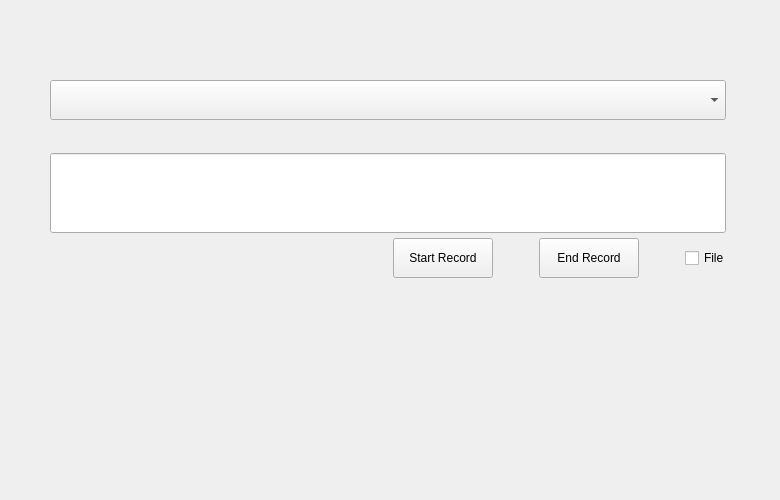
<?xml version="1.0" encoding="UTF-8"?>
<ui version="4.0">
 <class>MainUI</class>
 <widget class="QDialog" name="MainUI">
  <property name="geometry">
   <rect>
    <x>0</x>
    <y>0</y>
    <width>780</width>
    <height>500</height>
   </rect>
  </property>
  <property name="windowTitle">
   <string notr="true">登录</string>
  </property>
  <layout class="QHBoxLayout">
   <property name="spacing">
    <number>0</number>
   </property>
   <property name="leftMargin">
    <number>0</number>
   </property>
   <property name="topMargin">
    <number>0</number>
   </property>
   <property name="rightMargin">
    <number>0</number>
   </property>
   <property name="bottomMargin">
    <number>0</number>
   </property>
   <item>
    <widget class="QWidget" name="ParserBg" native="true">
     <property name="minimumSize">
      <size>
       <width>780</width>
       <height>500</height>
      </size>
     </property>
     <layout class="QVBoxLayout" name="verticalLayout">
      <property name="spacing">
       <number>5</number>
      </property>
      <property name="leftMargin">
       <number>10</number>
      </property>
      <property name="topMargin">
       <number>30</number>
      </property>
      <property name="rightMargin">
       <number>10</number>
      </property>
      <property name="bottomMargin">
       <number>5</number>
      </property>
      <item>
       <layout class="QHBoxLayout" name="horizontalLayout_5">
        <item>
         <spacer name="horizontalSpacer_10">
          <property name="orientation">
           <enum>Qt::Horizontal</enum>
          </property>
          <property name="sizeHint" stdset="0">
           <size>
            <width>40</width>
            <height>20</height>
           </size>
          </property>
         </spacer>
        </item>
        <item>
         <widget class="QPushButton" name="btnQuit">
          <property name="minimumSize">
           <size>
            <width>12</width>
            <height>12</height>
           </size>
          </property>
          <property name="maximumSize">
           <size>
            <width>12</width>
            <height>12</height>
           </size>
          </property>
          <property name="focusPolicy">
           <enum>Qt::NoFocus</enum>
          </property>
          <property name="text">
           <string/>
          </property>
          <property name="flat">
           <bool>true</bool>
          </property>
         </widget>
        </item>
        <item>
         <spacer name="horizontalSpacer_11">
          <property name="orientation">
           <enum>Qt::Horizontal</enum>
          </property>
          <property name="sizeType">
           <enum>QSizePolicy::Fixed</enum>
          </property>
          <property name="sizeHint" stdset="0">
           <size>
            <width>40</width>
            <height>20</height>
           </size>
          </property>
         </spacer>
        </item>
       </layout>
      </item>
      <item>
       <widget class="QWidget" name="msgWidget" native="true">
        <property name="sizePolicy">
         <sizepolicy hsizetype="Fixed" vsizetype="Fixed">
          <horstretch>0</horstretch>
          <verstretch>0</verstretch>
         </sizepolicy>
        </property>
        <layout class="QHBoxLayout" name="horizontalLayout">
         <property name="spacing">
          <number>0</number>
         </property>
         <property name="leftMargin">
          <number>0</number>
         </property>
         <property name="topMargin">
          <number>0</number>
         </property>
         <property name="rightMargin">
          <number>0</number>
         </property>
         <property name="bottomMargin">
          <number>0</number>
         </property>
         <item>
          <spacer name="horizontalSpacer">
           <property name="orientation">
            <enum>Qt::Horizontal</enum>
           </property>
           <property name="sizeHint" stdset="0">
            <size>
             <width>40</width>
             <height>20</height>
            </size>
           </property>
          </spacer>
         </item>
         <item>
          <widget class="QLabel" name="msgLabel">
           <property name="text">
            <string/>
           </property>
           <property name="alignment">
            <set>Qt::AlignCenter</set>
           </property>
          </widget>
         </item>
         <item>
          <spacer name="horizontalSpacer_2">
           <property name="orientation">
            <enum>Qt::Horizontal</enum>
           </property>
           <property name="sizeHint" stdset="0">
            <size>
             <width>40</width>
             <height>20</height>
            </size>
           </property>
          </spacer>
         </item>
        </layout>
       </widget>
      </item>
      <item>
       <layout class="QHBoxLayout" name="horizontalLayout_3">
        <item>
         <spacer name="horizontalSpacer_3">
          <property name="orientation">
           <enum>Qt::Horizontal</enum>
          </property>
          <property name="sizeType">
           <enum>QSizePolicy::Fixed</enum>
          </property>
          <property name="sizeHint" stdset="0">
           <size>
            <width>40</width>
            <height>20</height>
           </size>
          </property>
         </spacer>
        </item>
        <item>
         <widget class="QWidget" name="widget_5" native="true">
          <property name="minimumSize">
           <size>
            <width>240</width>
            <height>0</height>
           </size>
          </property>
          <property name="maximumSize">
           <size>
            <width>16777215</width>
            <height>16777215</height>
           </size>
          </property>
          <layout class="QHBoxLayout" name="horizontalLayout_6">
           <property name="spacing">
            <number>2</number>
           </property>
           <property name="leftMargin">
            <number>0</number>
           </property>
           <property name="topMargin">
            <number>0</number>
           </property>
           <property name="rightMargin">
            <number>4</number>
           </property>
           <property name="bottomMargin">
            <number>0</number>
           </property>
           <item>
            <widget class="DSGUI::DSComboBox" name="comboBox">
             <property name="minimumSize">
              <size>
               <width>240</width>
               <height>40</height>
              </size>
             </property>
            </widget>
           </item>
          </layout>
         </widget>
        </item>
        <item>
         <spacer name="horizontalSpacer_4">
          <property name="orientation">
           <enum>Qt::Horizontal</enum>
          </property>
          <property name="sizeType">
           <enum>QSizePolicy::Fixed</enum>
          </property>
          <property name="sizeHint" stdset="0">
           <size>
            <width>40</width>
            <height>20</height>
           </size>
          </property>
         </spacer>
        </item>
       </layout>
      </item>
      <item>
       <spacer name="verticalSpacer">
        <property name="orientation">
         <enum>Qt::Vertical</enum>
        </property>
        <property name="sizeType">
         <enum>QSizePolicy::Fixed</enum>
        </property>
        <property name="sizeHint" stdset="0">
         <size>
          <width>20</width>
          <height>28</height>
         </size>
        </property>
       </spacer>
      </item>
      <item>
       <layout class="QHBoxLayout" name="horizontalLayout_2">
        <item>
         <spacer name="horizontalSpacer_5">
          <property name="orientation">
           <enum>Qt::Horizontal</enum>
          </property>
          <property name="sizeType">
           <enum>QSizePolicy::Fixed</enum>
          </property>
          <property name="sizeHint" stdset="0">
           <size>
            <width>40</width>
            <height>20</height>
           </size>
          </property>
         </spacer>
        </item>
        <item>
         <widget class="QWidget" name="widget_6" native="true">
          <property name="minimumSize">
           <size>
            <width>240</width>
            <height>0</height>
           </size>
          </property>
          <property name="maximumSize">
           <size>
            <width>16777215</width>
            <height>16777215</height>
           </size>
          </property>
          <layout class="QHBoxLayout" name="horizontalLayout_7">
           <property name="spacing">
            <number>2</number>
           </property>
           <property name="leftMargin">
            <number>0</number>
           </property>
           <property name="topMargin">
            <number>0</number>
           </property>
           <property name="rightMargin">
            <number>4</number>
           </property>
           <property name="bottomMargin">
            <number>0</number>
           </property>
           <item>
            <widget class="DSGUI::DSLineEdit" name="leResult">
             <property name="minimumSize">
              <size>
               <width>240</width>
               <height>80</height>
              </size>
             </property>
             <property name="mouseTracking">
              <bool>false</bool>
             </property>
             <property name="contextMenuPolicy">
              <enum>Qt::NoContextMenu</enum>
             </property>
             <property name="acceptDrops">
              <bool>false</bool>
             </property>
            </widget>
           </item>
          </layout>
         </widget>
        </item>
        <item>
         <spacer name="horizontalSpacer_6">
          <property name="orientation">
           <enum>Qt::Horizontal</enum>
          </property>
          <property name="sizeType">
           <enum>QSizePolicy::Fixed</enum>
          </property>
          <property name="sizeHint" stdset="0">
           <size>
            <width>40</width>
            <height>20</height>
           </size>
          </property>
         </spacer>
        </item>
       </layout>
      </item>
      <item>
       <spacer name="verticalSpacer_2">
        <property name="orientation">
         <enum>Qt::Vertical</enum>
        </property>
        <property name="sizeHint" stdset="0">
         <size>
          <width>20</width>
          <height>40</height>
         </size>
        </property>
       </spacer>
      </item>
      <item>
       <layout class="QHBoxLayout" name="horizontalLayout_4">
        <item>
         <spacer name="horizontalSpacer_8">
          <property name="orientation">
           <enum>Qt::Horizontal</enum>
          </property>
          <property name="sizeHint" stdset="0">
           <size>
            <width>40</width>
            <height>20</height>
           </size>
          </property>
         </spacer>
        </item>
        <item>
         <widget class="QPushButton" name="startRecordBtn">
          <property name="minimumSize">
           <size>
            <width>100</width>
            <height>40</height>
           </size>
          </property>
          <property name="maximumSize">
           <size>
            <width>16777215</width>
            <height>16777215</height>
           </size>
          </property>
          <property name="focusPolicy">
           <enum>Qt::NoFocus</enum>
          </property>
          <property name="text">
           <string>Start Record</string>
          </property>
         </widget>
        </item>
        <item>
         <spacer name="horizontalSpacer_7">
          <property name="orientation">
           <enum>Qt::Horizontal</enum>
          </property>
          <property name="sizeType">
           <enum>QSizePolicy::Fixed</enum>
          </property>
          <property name="sizeHint" stdset="0">
           <size>
            <width>40</width>
            <height>20</height>
           </size>
          </property>
         </spacer>
        </item>
        <item>
         <widget class="QPushButton" name="endRecordBtn">
          <property name="minimumSize">
           <size>
            <width>100</width>
            <height>40</height>
           </size>
          </property>
          <property name="maximumSize">
           <size>
            <width>16777215</width>
            <height>16777215</height>
           </size>
          </property>
          <property name="focusPolicy">
           <enum>Qt::NoFocus</enum>
          </property>
          <property name="text">
           <string>End Record</string>
          </property>
         </widget>
        </item>
        <item>
         <spacer name="horizontalSpacer_12">
          <property name="orientation">
           <enum>Qt::Horizontal</enum>
          </property>
          <property name="sizeType">
           <enum>QSizePolicy::Fixed</enum>
          </property>
          <property name="sizeHint" stdset="0">
           <size>
            <width>40</width>
            <height>20</height>
           </size>
          </property>
         </spacer>
        </item>
        <item>
         <widget class="QCheckBox" name="fileCheckBox">
          <property name="text">
           <string>File</string>
          </property>
         </widget>
        </item>
        <item>
         <spacer name="horizontalSpacer_9">
          <property name="orientation">
           <enum>Qt::Horizontal</enum>
          </property>
          <property name="sizeType">
           <enum>QSizePolicy::Fixed</enum>
          </property>
          <property name="sizeHint" stdset="0">
           <size>
            <width>40</width>
            <height>20</height>
           </size>
          </property>
         </spacer>
        </item>
       </layout>
      </item>
      <item>
       <widget class="QWidget" name="wgtMask" native="true">
        <property name="enabled">
         <bool>true</bool>
        </property>
        <property name="minimumSize">
         <size>
          <width>0</width>
          <height>240</height>
         </size>
        </property>
       </widget>
      </item>
     </layout>
    </widget>
   </item>
  </layout>
 </widget>
 <layoutdefault spacing="6" margin="11"/>
 <customwidgets>
  <customwidget>
   <class>DSGUI::DSLineEdit</class>
   <extends>QLineEdit</extends>
   <header>LineEdit/LineEdit.h</header>
  </customwidget>
  <customwidget>
   <class>DSGUI::DSComboBox</class>
   <extends>QComboBox</extends>
   <header>ComboBox/ComboBox.h</header>
  </customwidget>
 </customwidgets>
 <resources/>
 <connections/>
</ui>
